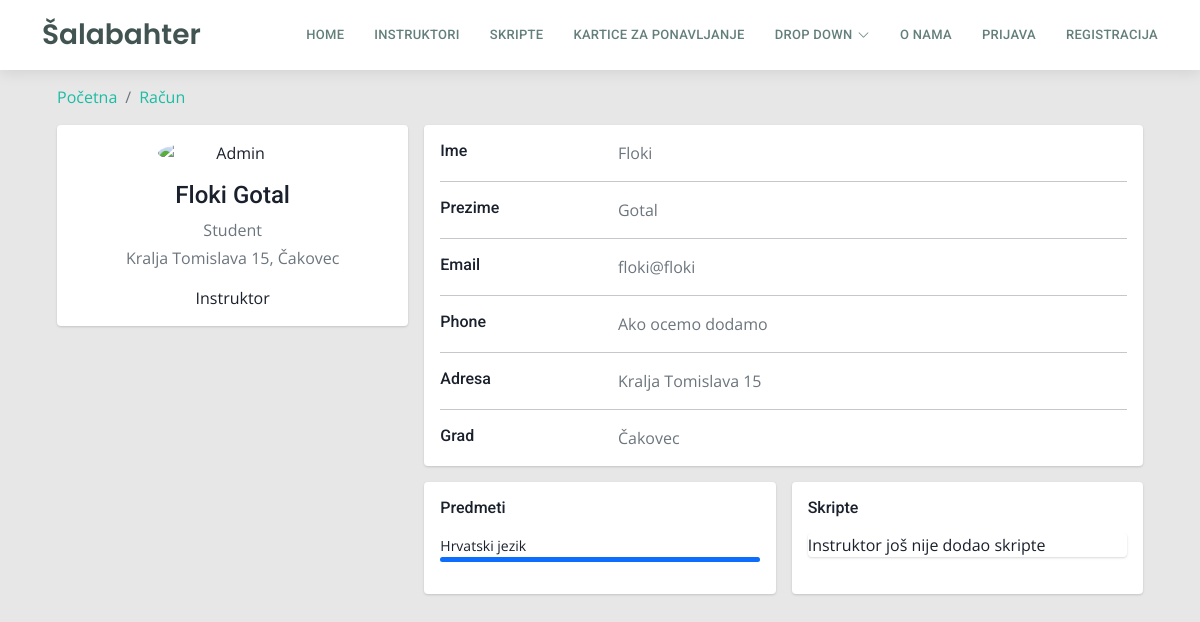
Before: /profil?korisnik=23 with the older database file.
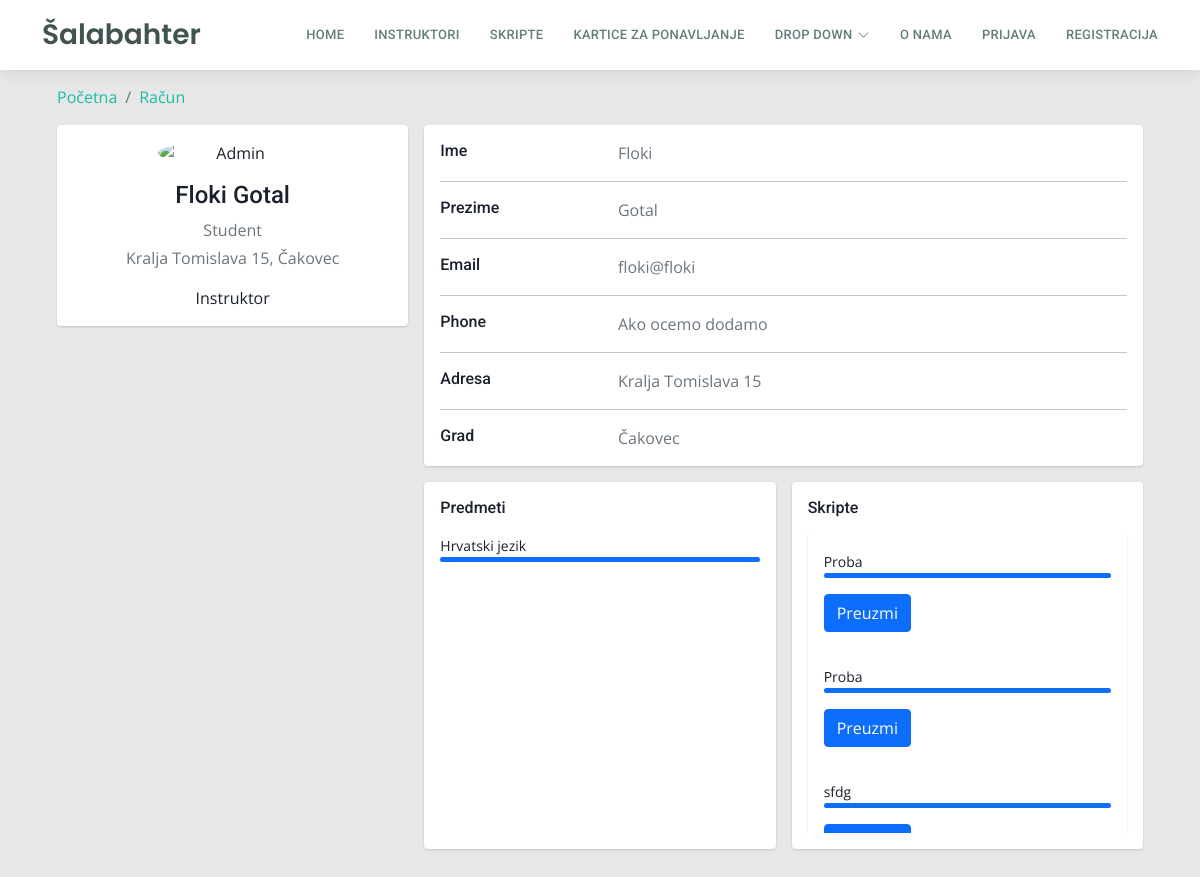
After: the same page with the newer database file.
### tables this page shows
CREATE TABLE `predmeti` (
  `predmet_id` int(11) NOT NULL,
  `naziv_predmeta` varchar(255) DEFAULT NULL
);

CREATE TABLE `skripte` (
  `skripta_id` int(11) NOT NULL,
  `predmet_id` int(11) NOT NULL,
  `naziv_skripte` varchar(255) NOT NULL,
  `opis_skripte` varchar(255) NOT NULL,
  `broj_preuzimanja` int(11) NOT NULL,
  `datum_kreiranja` date NOT NULL,
  `skripta_putanja` varchar(255) NOT NULL,
  `korisnik_id` int(11) NOT NULL
);

### profil/index.php (the view, shortened to what the changed rows need)
<?php
$con = require "../includes/connection/spajanje.php";
$korisnikID = $_GET['korisnik'];
$sqlProvjeraInstruktora = "SELECT * FROM instruktori WHERE korisnik_id =  {$korisnikID}" ;
$rezultatInstruktor = $con->query($sqlProvjeraInstruktora);
$instruktor = $rezultatInstruktor->fetch_assoc();
if ($rezultatInstruktor->num_rows > 0) {
  $korisnikJeInstruktor = true;
} else {
  $korisnikJeInstruktor = false;
}
if ($korisnikJeInstruktor) {
  $sqlInstruktoroviPredmeti = "SELECT naziv_predmeta FROM instruktorovipredmeti,predmeti WHERE instruktorovipredmeti.predmet_id=predmeti.predmet_id AND instruktorovipredmeti.instruktor_id = {$instruktor['instruktor_id']}";
  $rezultatInstruktoroviPredmeti = $con->query($sqlInstruktoroviPredmeti);
  $sqlSkripteKorisnika = "SELECT * FROM skripte WHERE korisnik_id = {$korisnikID}";
  $resultSkripteKorisnika = $con->query($sqlSkripteKorisnika);
  if ($resultSkripteKorisnika->num_rows > 0) {
    $korisnikImaSkripte = true;
  } else {
    $korisnikImaSkripte = false;
  }
}
?>
<!DOCTYPE html>
<html lang="en">
<head>
  <link rel="stylesheet" href="https://cdn.jsdelivr.net/npm/bootstrap@5.1.3/dist/css/bootstrap.min.css">
  <link href="../assets/vendor/animate.css/animate.min.css" rel="stylesheet">
  <link href="../assets/vendor/bootstrap/css/bootstrap.min.css" rel="stylesheet">
  <link href="../assets/vendor/bootstrap-icons/bootstrap-icons.css" rel="stylesheet">
  <link href="../assets/vendor/boxicons/css/boxicons.min.css" rel="stylesheet">
  <link href="../assets/vendor/glightbox/css/glightbox.min.css" rel="stylesheet">
  <link href="../assets/vendor/swiper/swiper-bundle.min.css" rel="stylesheet">
  <link href="../assets/css/style.css" rel="stylesheet">
  <link href="../assets/css/dashboard.css" rel="stylesheet">
</head>
<body>
  <?php include '../includes/header.php'; ?>
  <div class="container">
    <div class="main-body">
      <div class="row gutters-sm">
        <div class="col-md-8">
          <?php if ($korisnikJeInstruktor) : ?>
            <div class="row gutters-sm">
              <div class="col-sm-6 mb-3">
                <div class="card h-100">
                  <div class="card-body">
                    <h6 class="d-flex align-items-center mb-3">Predmeti</h6>
                    <?php while ($row = $rezultatInstruktoroviPredmeti->fetch_assoc()) : ?>
                      <small><?php echo $row['naziv_predmeta']; ?></small>
                      <div class="progress mb-3" style="height: 5px">
                        <div class="progress-bar bg-primary" role="progressbar" style="width: 100%" aria-valuenow="80" aria-valuemin="0" aria-valuemax="100"></div>
                      </div>
                    <?php endwhile; ?>
                  </div>
                </div>
              </div>
              <div class="col-sm-6 mb-3">
                <div class="card h-100">
                  <div class="card-body">
                    <div class="row overflow-auto" style="max-height: 300px;">
                      <div class="col-sm mb-3">
                        <div class="card h-100">
                        <?php
                        if ($korisnikImaSkripte) :
                          while ($row = $resultSkripteKorisnika->fetch_assoc()) : ?>
                                            <div class="card-body">
                                                <small><?php echo $row['naziv_skripte']; ?></small>
                                                <div class="progress mb-3" style="height: 5px">
                                                    <div class="progress-bar bg-primary" role="progressbar" style="width: 100%" aria-valuenow="100" aria-valuemin="0" aria-valuemax="100"></div>
                                                </div>
                                                <a href="<?php echo $row['skripta_putanja']; ?>" class="btn btn-primary" download>Preuzmi</a>
                                            </div>
                                            <?php endwhile;
                        else : echo "Instruktor još nije dodao skripte";
                      endif; ?>
                      </div>
                      </div>
                    </div>
                  </div>
                </div>
              </div>
            </div>
          <?php endif; ?>
        </div>
      </div>
</body>
</html>

Changed rows visible on the page:
now on this page (row edited): skripte: naziv_skripte "Proba"
now on this page (row edited): skripte: naziv_skripte "Proba"
now on this page (row edited): skripte: naziv_skripte "sfdg"
Other visible differences:
text no longer shown: "Instruktor još nije dodao skripte"
